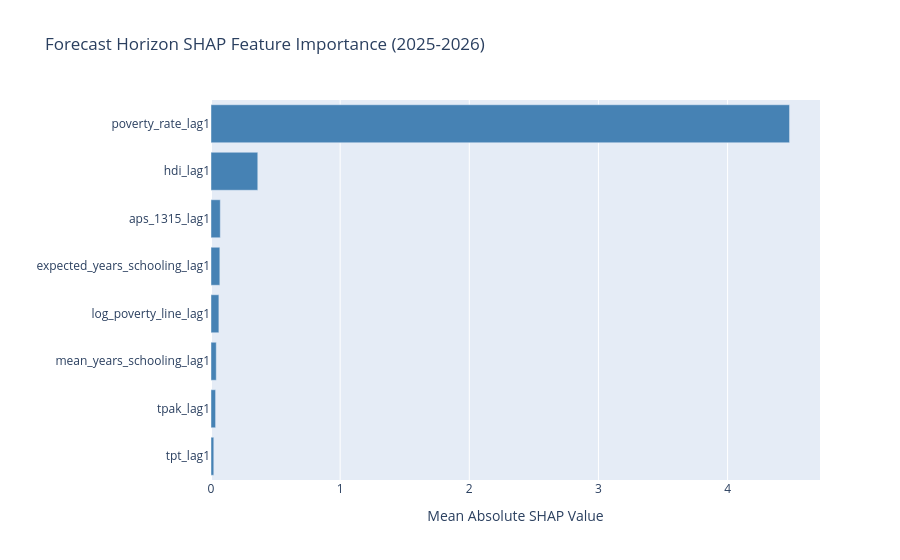

The notebook cell saved with this chart:
### Code cell
import plotly.express as px
fig = px.bar(df_shap_forecast_importance.sort_values('mean_abs_shap', ascending=True), x='mean_abs_shap', y='feature', orientation='h', title='Forecast Horizon SHAP Feature Importance (2025-2026)', color_discrete_sequence=['steelblue'])
fig.update_layout(xaxis_title="Mean Absolute SHAP Value", yaxis_title="")
fig.write_json(OUTPUT_DIR / 'plot_shap_forecast_importance.json')
fig.show()

### Figure 1 — Plotly figure (JSON) as saved in the notebook; plotly's stock layout.template omitted (floating-point values rounded to 4 significant figures)
{"data": [{"hovertemplate": "mean_abs_shap=%{x}<br>feature=%{y}<extra></extra>", "legendgroup": "", "marker": {"color": "steelblue", "pattern": {"shape": ""}}, "name": "", "orientation": "h", "showlegend": false, "textposition": "auto", "type": "bar", "x": [0.02158, 0.03557, 0.04081, 0.061, 0.06842, 0.07195, 0.3622, 4.48], "xaxis": "x", "y": ["tpt_lag1", "tpak_lag1", "mean_years_schooling_lag1", "log_poverty_line_lag1", "expected_years_schooling_lag1", "aps_1315_lag1", "hdi_lag1", "poverty_rate_lag1"], "yaxis": "y"}], "layout": {"barmode": "relative", "legend": {"tracegroupgap": 0}, "title": {"text": "Forecast Horizon SHAP Feature Importance (2025-2026)"}, "xaxis": {"anchor": "y", "domain": [0, 1], "title": {"text": "Mean Absolute SHAP Value"}}, "yaxis": {"anchor": "x", "domain": [0, 1], "title": {"text": ""}}}}
